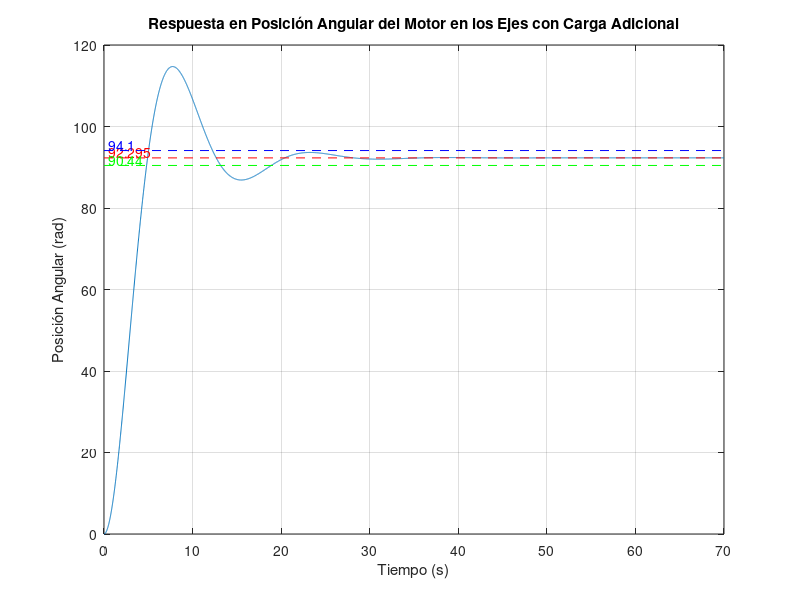
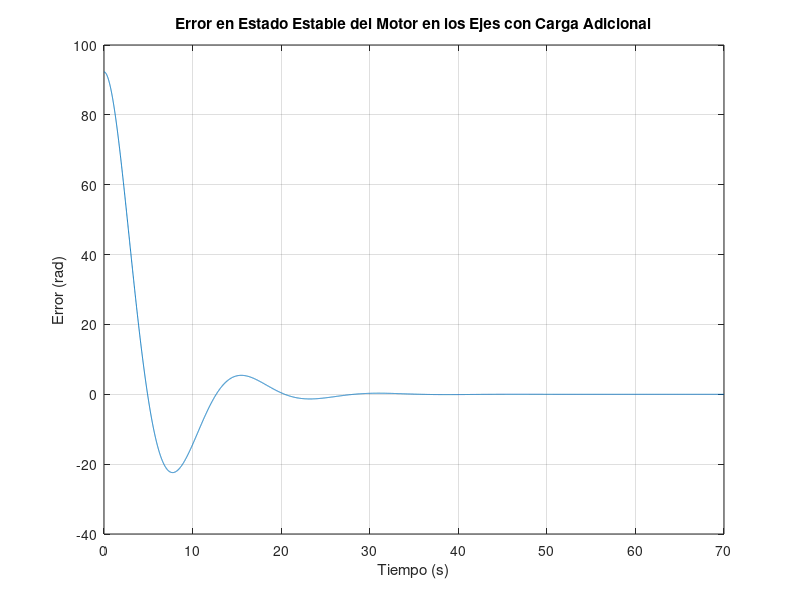

Recreate these plots in MATLAB, in order.
close all; clear all; clc;
pkg load control;
% Parámetros del sistema
L = 2.32e-3; % Inductancia del motor en H
R = 3.8; % Resistencia del motor en Ω
Kt = 0.1156; % Constante de torque en Nm/A
J = 4.24e-7; % Momento de inercia del rotor en kg·m^2
B = 0.000276; % Coeficiente de fricción viscosa en Nm·s/rad
Kb = 0.1156; % Constante de fuerza contraelectromotriz en V·s/rad

% Parámetros adicionales para el eje X
m = 0.5; % Masa en kg
d = 0.20; % Distancia en metros

% Momento de inercia adicional
J_add = m * d^2; % = 0.5 * (0.20^2) = 0.02 kg·m^2

% Momento de inercia total
J_total = J + J_add % = 4.24e-7 + 0.02 = 0.020000424 kg·m^2

% Función de transferencia del motor con carga adicional
num_motor = Kt;
den_motor = [L*J_total, L*B + J_total*R, B*R + Kt*Kb];

% Crear la función de transferencia completa del motor
sys_motor = tf(num_motor, den_motor);

% Retroalimentación unitaria multiplicada por Kb (lazo cerrado sobre posición angular)
sys_closed = feedback(sys_motor, Kb);

% Añadir el integrador para obtener la posición angular
sys_integrator = tf([1], [1, 0]);
sys_int = series(sys_closed, sys_integrator)

%bode(sys_int)
%rlocus(sys_int)
sys_h = tf([0.13], [0, 1])
% Retroalimentación unitaria
G_closed = feedback(sys_int, 0.13);

% Simulación de la respuesta a un escalón de 1V
t = 0:0.01:70; % Tiempo de simulación de 0 a 70 segundos con paso de 0.01 segundos
[y_x, t] = step(12*G_closed, t);

G_closed
pole(G_closed)
%pzmap(G_closed)
%rlocus(G_closed)

% Gráfica de la respuesta en posición angular
figure;
plot(t, y_x);
hold on;
% Línea horizontal en y = 92.295
line([0, max(t)], [92.295, 92.295], 'Color', 'r', 'LineStyle', '--');
text(0.5, 92.295, '92.295', 'VerticalAlignment', 'bottom', 'HorizontalAlignment', 'left', 'Color', 'r');

% Línea horizontal en y = 90.44
line([0, max(t)], [90.44, 90.44], 'Color', 'g', 'LineStyle', '--');
text(0.5, 90.44, '90.44', 'VerticalAlignment', 'bottom', 'HorizontalAlignment', 'left', 'Color', 'g');

% Línea horizontal en y = 94.1
line([0, max(t)], [94.1, 94.1], 'Color', 'b', 'LineStyle', '--');
text(0.5, 94.1, '94.1', 'VerticalAlignment', 'bottom', 'HorizontalAlignment', 'left', 'Color', 'b');
title('Respuesta en Posición Angular del Motor en los Ejes con Carga Adicional');
xlabel('Tiempo (s)');
ylabel('Posición Angular (rad)');
grid on;
hold off;

% Calcular parámetros clave de la respuesta temporal
M = max(y_x)
Mp = (max(y_x) - 92.295) / 92.295 * 100; % Sobreimpulso
tp = t(find(y_x == max(y_x), 1)); % Tiempo de pico

% Tiempo de estabilización (cuando la respuesta se mantiene dentro del 2% del valor final)
estabilidad = 0.05 * 92.295; % 2% del valor final
%t_s = t(find(abs(y_x - 92.295) < estabilidad, 1, 'last'));

% Mostrar los resultados
fprintf('Tiempo de pico (tp): %.2f segundos\n', tp);
fprintf('Sobreimpulso (Mp): %.2f %%\n', Mp);
%fprintf('Tiempo de estabilización (ts): %.2f segundos\n', t_s);

% Cálculo del factor de amortiguamiento (zeta) y la frecuencia natural (omega_n)
zeta = sqrt( 1 / (1 + (pi / -log(Mp/100))^2) );
omega_n = pi / (tp * sqrt(1 - zeta^2));

fprintf('Factor de amortiguamiento (zeta): %.3f\n', zeta);
fprintf('Frecuencia natural (omega_n): %.3f rad/s\n', omega_n);

% Cálculo del error en estado estable
% La función de transferencia de lazo abierto tiene un polo en cero
% Error en estado estable para entrada escalón (función tipo 1) es 0

% Cálculo de Kp (Ganancia de posición)
Kp = dcgain(sys_int);
error_steady_state = 12 / (1 + Kp); % Error en estado estable

% Gráfica del error en estado estable
figure;
error = (0.1156/0.01503)*12 - y_x; % Error en cada punto de tiempo
plot(t, error);
title('Error en Estado Estable del Motor en los Ejes con Carga Adicional');
xlabel('Tiempo (s)');
ylabel('Error (rad)');
grid on;

% Mostrar el error en estado estable calculado
fprintf('El error en estado estable calculado es: %.4f rad\n', error_steady_state);

% Mostrar Kp calculado
fprintf('La ganancia Kp calculada es: %.4f\n', Kp);

